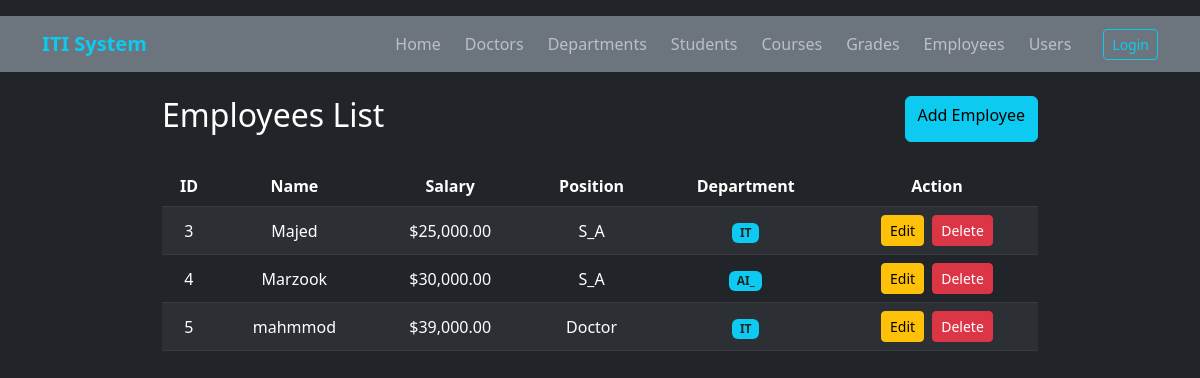
/employees/list.php, run on the app's committed database.
### tables this page shows
CREATE TABLE `employees` (
  `id` int(11) NOT NULL,
  `name` varchar(255) NOT NULL,
  `position` varchar(255) DEFAULT NULL,
  `department_id` int(11) DEFAULT NULL,
  `address` varchar(255) DEFAULT NULL,
  `description` text DEFAULT NULL,
  `salary` decimal(10,2) DEFAULT NULL
);

CREATE TABLE `departments` (
  `id` int(11) NOT NULL,
  `name` varchar(255) NOT NULL,
  `description` text DEFAULT NULL
);

### employees/list.php (the view, shortened to what this page needs)
<?php
include '../config/db.php';
$query = "SELECT employees.*, departments.name AS dept_name
          FROM employees
          LEFT JOIN departments ON employees.department_id = departments.id";
$res = mysqli_query($conn, $query);
$employees = mysqli_fetch_all($res, MYSQLI_ASSOC);
?>
<!DOCTYPE html>
<html lang="en">
<head>
    <link rel="stylesheet" href="https://cdn.jsdelivr.net/npm/bootstrap@5.3.0/dist/css/bootstrap.min.css">
</head>
<body class="bg-dark text-white pt-3">
<?php include '../shared/nav.php'; ?>
<div class="container" style="max-width: 900px;">
    <div class="d-flex justify-content-between mb-4">
        <h2>Employees List</h2>
        <a href="add.php" class="btn btn-info">Add Employee</a>
    </div>
    <table class="table table-dark table-striped text-center align-middle">
        <thead>
            <tr>
                <th>ID</th>
                <th>Name</th>
                <th>Salary</th>
                <th>Position</th>
                <th>Department</th>
                <th>Action</th>
            </tr>
        </thead>
        <tbody>
            <?php foreach ($employees as $emp): ?>
            <tr>
                <td><?= $emp['id'] ?></td>
                <td><?= htmlspecialchars($emp['name']) ?></td>
                <td>$<?= number_format($emp['salary'], 2) ?></td>
                <td><?= htmlspecialchars($emp['position']) ?></td>
                <td><span class="badge bg-info text-dark"><?= htmlspecialchars($emp['dept_name'] ?? 'None') ?></span></td>
                <td>
                    <a href="edit.php?edit=<?= $emp['id'] ?>" class="btn btn-warning btn-sm me-1">Edit</a>
                    <a href="list.php?delete=<?= $emp['id'] ?>" class="btn btn-danger btn-sm" onclick="return confirm('Delete?')">Delete</a>
                </td>
            </tr>
            <?php endforeach; ?>
        </tbody>
    </table>
</div>
</body>
</html>

### data on the page
employees: id "3", name "Majed", salary "25,000.00", position "S_A", department.name "IT"
employees: id "4", name "Marzook", salary "30,000.00", position "S_A", department.name "AI_"
employees: id "5", name "mahmmod", salary "39,000.00", position "Doctor", department.name "IT"
